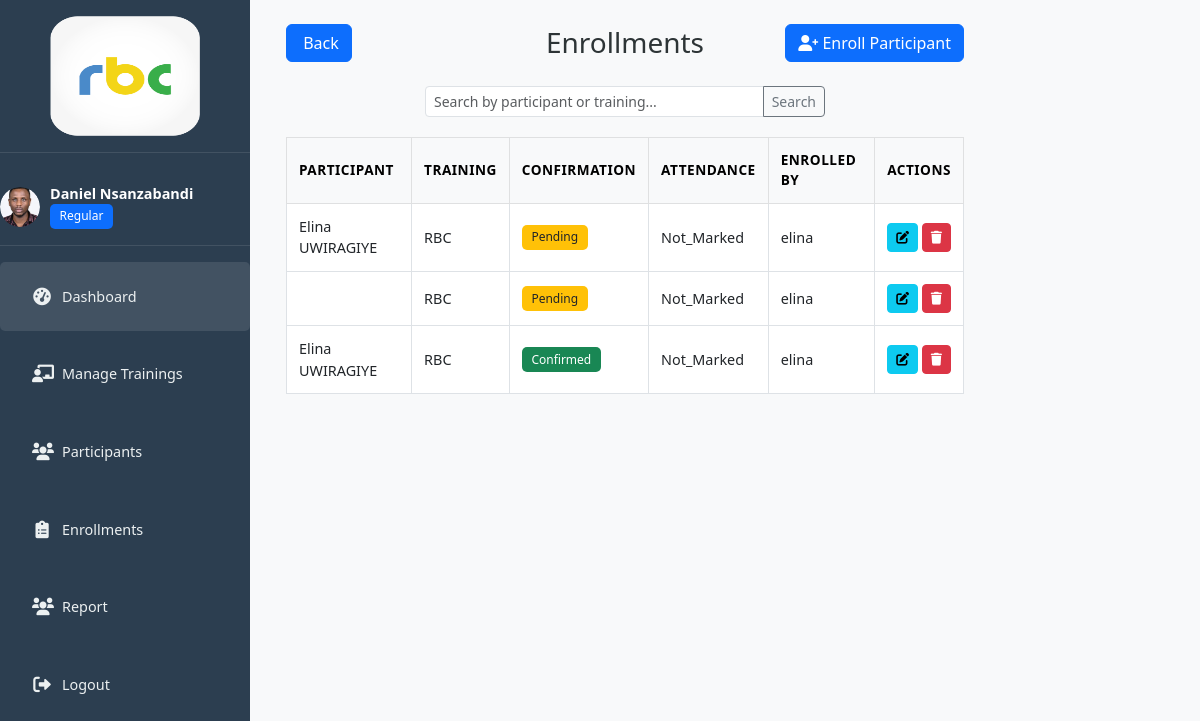
/enrollments/ (signed in), run on the app's committed database.
### trainings/models.py (models this page shows, shortened)
class Staff(AbstractUser):
    ROLE_CHOICES = (
        ('admin', 'Admin'),
        ('regular', 'Regular'),
        ('supervisor', 'Supervisor'),
    )
    contact_number = models.CharField(max_length=20, blank=True)
    position = models.CharField(max_length=100, blank=True)
    department = models.ForeignKey(Department, on_delete=models.SET_NULL, null=True, blank=True)
    role = models.CharField(max_length=50, choices=ROLE_CHOICES, null=True, blank=True)
    profile_picture = models.ImageField(upload_to='profile_pics/', null=True, blank=True)
    active = models.BooleanField(default=False)

class Enrollment(models.Model):
    CONFIRMATION_CHOICES = (
        ('pending', 'Pending'),
        ('confirmed', 'Confirmed'),
        ('declined', 'Declined'),
    )
    ATTENDANCE_CHOICES = (
        ('not_marked', 'Not Marked'),
        ('attended', 'Attended'),
        ('absent', 'Absent'),
    )
    training = models.ForeignKey(Training, on_delete=models.CASCADE)
    participant = models.ForeignKey(
        Participant,
        on_delete=models.CASCADE,
        to_field='national_id',
        db_column='participant_id'
    )
    enrollment_date = models.DateTimeField(auto_now_add=True)
    enrolled_by = models.ForeignKey('Staff', on_delete=models.SET_NULL, null=True)
    confirmation_status = models.CharField(max_length=10, choices=CONFIRMATION_CHOICES, default='pending')
    confirmation_date = models.DateTimeField(null=True, blank=True)
    attendance_status = models.CharField(max_length=15, choices=ATTENDANCE_CHOICES, default='not_marked')
    notes = models.TextField(blank=True)
    invite_token = models.UUIDField(default=uuid.uuid4, editable=False, unique=True)
    class Meta:
        ordering = ['-enrollment_date']

class Participant(models.Model):
    national_id = models.CharField(
        primary_key=True,
        max_length=16,
        validators=[
            RegexValidator(
                regex=r'^[0-9]{1,16}$|^[a-zA-Z0-9]{1,50}$',
                message="Enter a valid National ID or Staff ID."
            )
        ],
        verbose_name="National ID"
    )
    full_name = models.CharField(max_length=100)
    email = models.EmailField(unique=True)
    phone = models.CharField(max_length=20, blank=True)
    department = models.ForeignKey(Department, on_delete=models.SET_NULL, null=True, blank=True)
    position = models.CharField(max_length=100, blank=True)
    notes = models.TextField(blank=True)
    profile_picture = models.ImageField(upload_to='participant_photos/', null=True, blank=True)
    class Meta:
        ordering = ['full_name']

class Training(models.Model):
    STATUS_CHOICES = (
        ('pending', 'Pending Approval'),
        ('approved', 'Approved'),
        ('rejected', 'Rejected'),
        ('in_progress', 'In Progress'),
        ('completed', 'Completed'),
        ('canceled', 'Canceled'),
    )
    title = models.CharField(max_length=200)
    department = models.ForeignKey(Department, on_delete=models.SET_NULL, null=True, blank=True)
    province = models.ForeignKey(Province, on_delete=models.SET_NULL, null=True, blank=True)
    district = models.ForeignKey(District, on_delete=models.SET_NULL, null=True, blank=True)
    venue = models.CharField(max_length=255)
    start_date = models.DateField()
    end_date = models.DateField()
    max_capacity = models.PositiveIntegerField()
    rejection_reason = models.TextField(blank=True, null=True)
    coordinator = models.ForeignKey(
        'Staff',
        on_delete=models.SET_NULL,
        null=True,
        blank=True,
        related_name='coordinated_trainings'
    )
    created_by = models.ForeignKey('Staff', on_delete=models.CASCADE)
    status = models.CharField(max_length=20, choices=STATUS_CHOICES, default='pending')
    created_at = models.DateTimeField(auto_now_add=True)
    class Meta:
        ordering = ['-created_at']

### trainings/views.py (the view)
# urls.py: path('enrollments/', views.enrollment_list, name='enrollment_list'),
@login_required
def enrollment_list(request):
    staff = request.user
    query = request.GET.get('q')
    enrollments = Enrollment.objects.all()
    if query:
        enrollments = enrollments.filter(
            Q(participant__full_name__icontains=query) |
            Q(training__title__icontains=query)
        )
    return render(request, 'trainings/enrollment_list.html', {
        'enrollments': enrollments,
        'staff': staff
    })

### trainings/templates/trainings/enrollment_list.html (shortened to what this page needs)
{% extends 'base.html' %}
{% block content %}
<div class="d-flex">
  {% include 'trainings/sidebar.html' %}
  <div class="main-content px-4 pt-4 w-100">
    <div class="row align-items-center mb-4">
      <div class="col-md-4 text-start">
        <a href="{% url 'dashboard' %}" class="btn btn-primary">
           Back
        </a>
      </div>
      <div class="col-md-4 text-center">
        <h3 class="mb-0">Enrollments</h3>
      </div>
      <div class="col-md-4 text-end">
        <a href="{% url 'enrollment_create' %}" class="btn btn-primary">
          <i class="fas fa-user-plus"></i> Enroll Participant
        </a>
      </div>
    </div>
    <form method="get" class="mb-3 d-flex justify-content-center">
      <div class="input-group input-group-sm" style="max-width: 400px; width: 100%;">
        <input type="text" name="q" class="form-control" placeholder="Search by participant or training..." value="{{ request.GET.q }}">
        <button class="btn btn-outline-secondary" type="submit">Search</button>
      </div>
    </form>
    {% if enrollments %}
    <div class="table-responsive">
      <table class="table table-bordered table-sm">
        <thead class="table-light">
          <tr>
            <th>Participant</th>
            <th>Training</th>
            <th>Confirmation</th>
            <th>Attendance</th>
            <th>Enrolled By</th>
            <th>Actions</th>
          </tr>
        </thead>
        <tbody>
          {% for e in enrollments %}
          <tr>
            <td>{{ e.participant.full_name }}</td>
            <td>{{ e.training.title }}</td>
            <td>
              {% if e.confirmation_status == 'confirmed' %}
                <span class="badge bg-success">Confirmed</span>
              {% elif e.confirmation_status == 'pending' %}
                <span class="badge bg-warning text-dark">Pending</span>
              {% elif e.confirmation_status == 'declined' %}
                <span class="badge bg-danger">Declined</span>
              {% else %}
                <span class="badge bg-secondary">{{ e.confirmation_status|title }}</span>
              {% endif %}
            </td>
            <td>{{ e.attendance_status|title }}</td>
            <td>{{ e.enrolled_by.username }}</td>
            <td>
              <a href="#" class="btn btn-sm btn-info" title="Edit">
                <i class="fas fa-edit"></i>
              </a>
              <a href="#" class="btn btn-sm btn-danger" title="Delete">
                <i class="fas fa-trash"></i>
              </a>
            </td>
          </tr>
          {% endfor %}
        </tbody>
      </table>
    </div>
    {% else %}
    <div class="text-center py-4">
      <i class="fas fa-clipboard-list fa-3x text-muted mb-3"></i>
      <h4>No enrollments found</h4>
      <p>Add your first enrollment using the "Enroll Participant" button above.</p>
    </div>
    {% endif %}
  </div>
</div>
{% endblock %}

### trainings/templates/trainings/sidebar.html (shortened to what this page needs)
{% load static %}
<div class="sidebar">
  <div class="logo">
    <img src="{% static 'img/logo1.png' %}" alt="Logo" width="150" height="120">
  </div>
  <div class="user-info">
    <div class="avatar">
      {% if staff.profile_picture %}
        <img src="{{ staff.profile_picture.url }}" alt="User avatar" class="rounded-circle" width="50" height="50">
      {% else %}
        <img src="https://via.placeholder.com/50" alt="User avatar" class="rounded-circle" width="50" height="50">
      {% endif %}
    </div>
    <div class="user-details">
      <h5>{{ staff.get_full_name }}</h5>
      <span class="badge bg-primary">{{ staff.role|title }}</span>
    </div>
  </div>
  <div class="menu">
    <ul>
      <li class="active">
        <a href="{% url 'dashboard' %}">
          <i class="fas fa-tachometer-alt"></i>
          <span>Dashboard</span>
        </a>
      </li>
      {% if staff.role == 'admin' %}
      <li>
        <a href="{% url 'training_list' %}">
          <i class="fas fa-chalkboard-teacher"></i>
          <span>Manage Trainings</span>
        </a>
      </li>
        <li>
          <a href="{% url 'participant_list' %}">
            <i class="fas fa-users"></i>
            <span>Manage Participants</span>
          </a>
        </li>
        <li>
          <a href="{% url 'staff_list' %}">
            <i class="fas fa-user-tie"></i>
            <span>Manage Staff</span>
          </a>
        </li>
        <li>
          <a href="{% url 'department_list' %}">
            <i class="fas fa-building"></i>
            <span>Manage Departments</span>
          </a>
        </li>
        <li>
          <a href="{% url 'enrollment_list' %}">
            <i class="fas fa-clipboard-list"></i>
            <span>Manage Enrollments</span>
          </a>
        </li>
        <li>
          <a href="{% url 'attendee_report' %}">
            <i class="fas fa-file-alt"></i>
            <span>Attendee Report</span>
          </a>
        </li>
      {% elif staff.role == 'regular' %}
        <li>
          <a href="{% url 'training_list' %}">
            <i class="fas fa-chalkboard-teacher"></i>
            <span>Manage Trainings</span>
          </a>
        </li>
        <li>
          <a href="{% url 'participant_list' %}">
            <i class="fas fa-users"></i>
            <span>Participants</span>
          </a>
        </li>
        <li>
          <a href="{% url 'enrollment_list' %}">
            <i class="fas fa-clipboard-list"></i>
            <span>Enrollments</span>
          </a>
        </li>
        <li>
          <a href="{% url 'my_training_report' %}">
            <i class="fas fa-users"></i>
            <span>Report</span>
          </a>
        </li>
      {% endif %}
      <li>
        <a href="{% url 'logout' %}">
          <i class="fas fa-sign-out-alt"></i>
          <span>Logout</span>
        </a>
      </li>
    </ul>
  </div>
</div>

### trainings/static/css/main_admin.css (style rules this page uses)
:root { --primary-color: #6c5ce7; --secondary-color: #00b894; --danger-color: #ff7675; --warning-color: #fdcb6e; --text-color: #2d3436; --light-text: #636e72; --bg-color: #f5f6fa; --card-bg: #ffffff; --sidebar-bg: #2c3e50; --sidebar-text: #ecf0f1; }
body { background-color: var(--bg-color); color: var(--text-color); font-family: 'Segoe UI', Tahoma, Geneva, Verdana, sans-serif; margin: 0; padding: 0; }
.sidebar { width: 250px; min-height: 100vh; background-color: #2c3e50; color: #fff; position: sticky; top: 0; }
.logo { padding: 1rem 0; border-bottom: 1px solid rgba(255,255,255,0.1); margin-bottom: 1rem; text-align: center; }
.user-info { display: flex; align-items: center; padding: 1rem 0; border-bottom: 1px solid rgba(255,255,255,0.1); margin-bottom: 1rem; }
.avatar { width: 40px; height: 40px; border-radius: 50%; overflow: hidden; margin-right: 10px; }
.avatar img { width: 100%; height: 100%; object-fit: cover; }
.user-details h5 { margin: 0; font-size: 0.9rem; font-weight: 600; }
.menu ul { list-style: none; padding: 0; margin: 0; }
.menu li { margin-bottom: 0.5rem; border-radius: 5px; transition: all 0.3s; }
.menu li.active, .menu li:hover { background-color: rgba(255,255,255,0.1); }
.menu li a, .menu li { display: flex; align-items: center; padding: 0.75rem 1rem; color: var(--sidebar-text); text-decoration: none; font-size: 0.9rem; }
.menu li i { margin-right: 10px; font-size: 1.1rem; width: 20px; text-align: center; }
.main-content { flex: 1; margin-left: 250px; padding: 1rem; }
.table { width: 100%; margin-bottom: 0; }
.table th { font-weight: 600; font-size: 0.85rem; text-transform: uppercase; letter-spacing: 0.5px; border-top: none; padding: 0.75rem; vertical-align: middle; }
.table td { padding: 0.75rem; vertical-align: middle; font-size: 0.9rem; }
.badge { padding: 0.4rem 0.6rem; font-size: 0.75rem; font-weight: 500; border-radius: 5px; }
.btn-sm { padding: 0.25rem 0.5rem; border-radius: 4px; font-size: 0.8rem; }
html, body { height: 100%; margin: 0; padding: 0; scroll-behavior: smooth; overflow-x: hidden; }
body { display: flex; flex-direction: column; }
.sidebar { position: fixed; left: 0; top: 0; height: 100vh; overflow-y: auto; z-index: 100; }
.main-content { margin-left: 250px; flex: 1; min-height: 100vh; padding: 1rem; overflow-y: auto; position: relative; top: 0; }
.main-content { padding-top: 20px; width: calc(100% - 250px); box-sizing: border-box; }
.top-nav, h1, h2, h3, h4 { margin-top: 0; padding-top: 0; }
.table-responsive { width: 100%; margin-top: 20px; }

### data on the page
Staff: profile_picture (picture), get_full_name "Daniel Nsanzabandi", role "Regular"
Enrollment: participant.full_name "Elina UWIRAGIYE", training "RBC", confirmation_status "Pending", attendance_status "Not_Marked", enrolled_by.username "elina"
Enrollment: training "RBC", confirmation_status "Pending", attendance_status "Not_Marked", enrolled_by.username "elina"
Enrollment: participant.full_name "Elina UWIRAGIYE", training "RBC", confirmation_status "Confirmed", attendance_status "Not_Marked", enrolled_by.username "elina"
